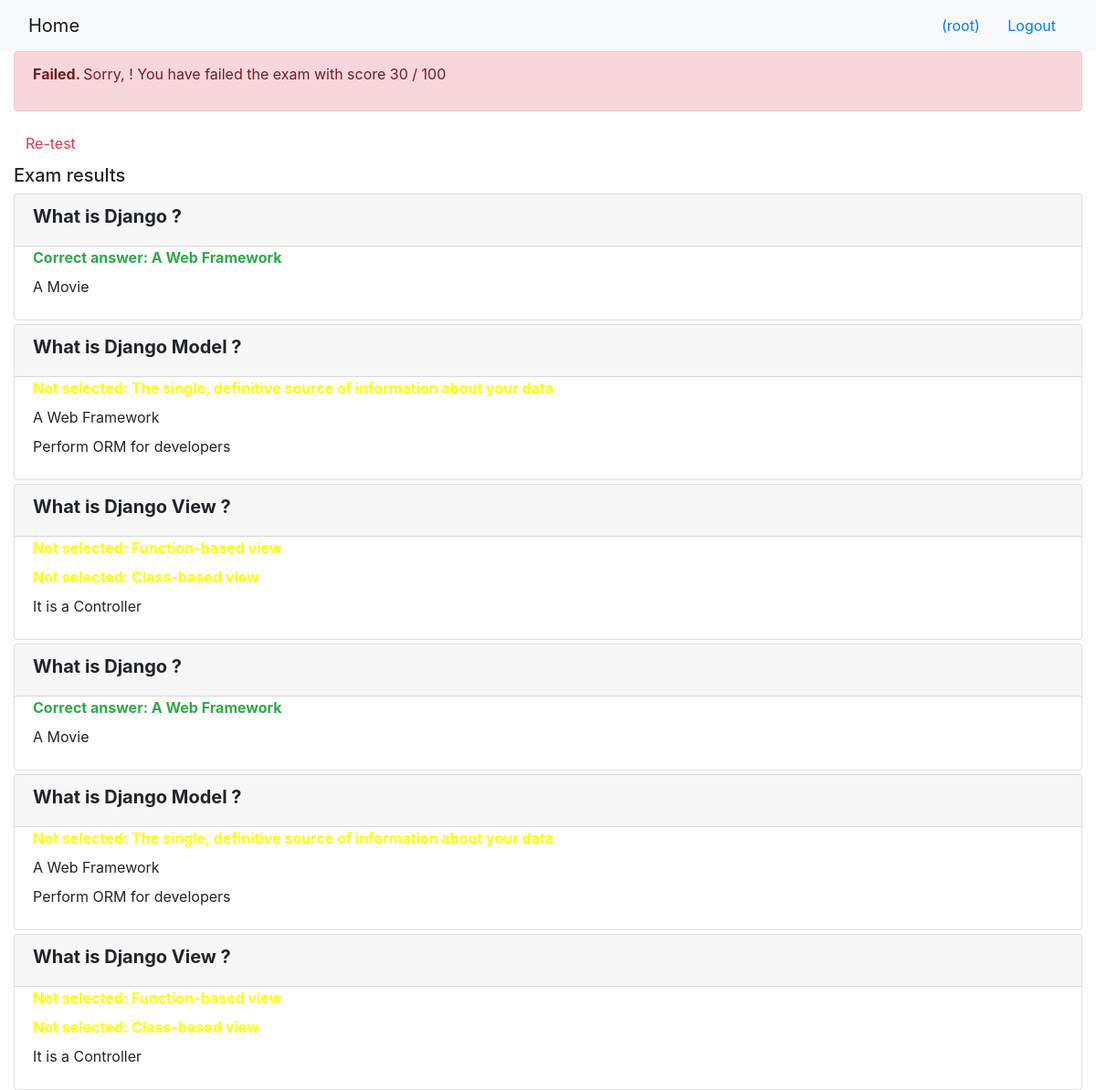
The page /onlinecourse/course/1/submission/1/result/ (signed in) on the database its author committed.
### onlinecourse/models.py (models this page shows, shortened)
class Question(models.Model):
    course_id = models.ForeignKey(Course,on_delete=models.CASCADE)
    question_text = models.CharField(null=False,max_length=500)
    grade = models.IntegerField()

class Choice(models.Model):
    question_id=models.ForeignKey(Question,on_delete=models.CASCADE)
    choice_text=models.CharField(null=False,max_length=100)
    is_correct=models.BooleanField()

### onlinecourse/views.py (the view)
# urls.py: path('course/<int:course_id>/submission/<int:submission_id>/result/', views.show_exam_result, name = 'show_exam_result'),
def show_exam_result(request, course_id, submission_id):
    context = {}
    course = Course.objects.get(id=course_id)
    submission = Submission.objects.get(id=submission_id)
    selected = Submission.objects.filter(id=submission_id).values_list('choices',flat=True)
    score = 0
    for i in submission.choices.all().filter(is_correct = True).values_list('question_id'):
        score += Question.objects.filter(id=i[0]).first().grade
    context['selected'] = selected
    context['grade'] = score
    context['course'] = course
    return render(request, 'onlinecourse/exam_result_bootstrap.html',context)

### onlinecourse/templates/onlinecourse/exam_result_bootstrap.html (shortened to what this page needs)
<!DOCTYPE html>
<html lang="en">
<head>
    {% load static %}
    <link rel="stylesheet" href="https://maxcdn.bootstrapcdn.com/bootstrap/4.5.2/css/bootstrap.min.css">
</head>
<body>
 <nav class="navbar navbar-light bg-light">
    <div class="container-fluid">
        <div class="navbar-header">
              <a class="navbar-brand" href="{% url 'onlinecourse:index' %}">Home</a>
        </div>
        <ul class="nav navbar-nav navbar-right">
            {% if user.is_authenticated %}
            <li>
                <a class="btn btn-link" href="#">{{ user.first_name }}({{ user.username }})</a>
                <a class="btn btn-link" href="{% url 'onlinecourse:logout' %}">Logout</a>
            </li>
            {% endif %}
        </ul>
    </div>
</nav>
<div class="container-fluid">
    {% if grade > 80 %}
    <div class="alert alert-success">
       <p><b>Congratulations, {{user.first_name}}! </b>You have passed the exam and completed the course with score {{grade}} / 100</p>
    </div>
        {% else %}
        <div class="alert alert-danger">
            <p><b>Failed. </b>Sorry, {{user.first_name}}! You have failed the exam with score {{grade}} / 100</p>
        </div>
        <a class="btn btn-link text-danger" href="{% url 'onlinecourse:course_details' course.id %}">Re-test</a>
        {% endif %}
        <div class="card-columns-vertical mt-1">
        <h5 class="">Exam results</h5>
            {% for question in course.question_set.all %}
            <div class="card mt-1">
                <div class="card-header"><h5 style="font-weight:bold">{{ question.question_text}}</h5></div>
                <div class="form-group">
                    {% for choice in question.choice_set.all %}
                    <div class="form-check">
                        {% if choice.id in selected %}
                            {% if choice.is_correct == True %}
                                <label style="color:#2ea94a;font-weight:bold">Correct answer: {{choice.choice_text}}</label>
                            {% elif choice.is_correct == False %}
                                <label style="color:red;font-weight:bold">Incorrect answer: {{choice.choice_text}}</label>
                            {% endif %}
                        {% else %}
                            {% if choice.is_correct == True %}
                                <label style="color:yellow;font-weight:bold">Not selected: {{choice.choice_text}}</label>
                            {% else %}
                                <label>{{choice.choice_text}}</label>
                            {% endif %}
                        {% endif %}
                    </div>
                    {% endfor %}
                </div>
            </div>
           {% endfor %}
        </div>
    </div>
</body>
</html>

### rows shown on the page
Question: question_text "What is Django ?"
Choice: choice_text "A Web Framework"
Choice: choice_text "A Movie"
Question: question_text "What is Django Model ?"
Choice: choice_text "The single, definitive source of information about your data"
Choice: choice_text "A Web Framework"
Choice: choice_text "Perform ORM for developers"
Question: question_text "What is Django View ?"
Choice: choice_text "Function-based view"
Choice: choice_text "Class-based view"
Choice: choice_text "It is a Controller"

### other values the page prints
{{ user.username }} "root"
{{ grade }} "30"
